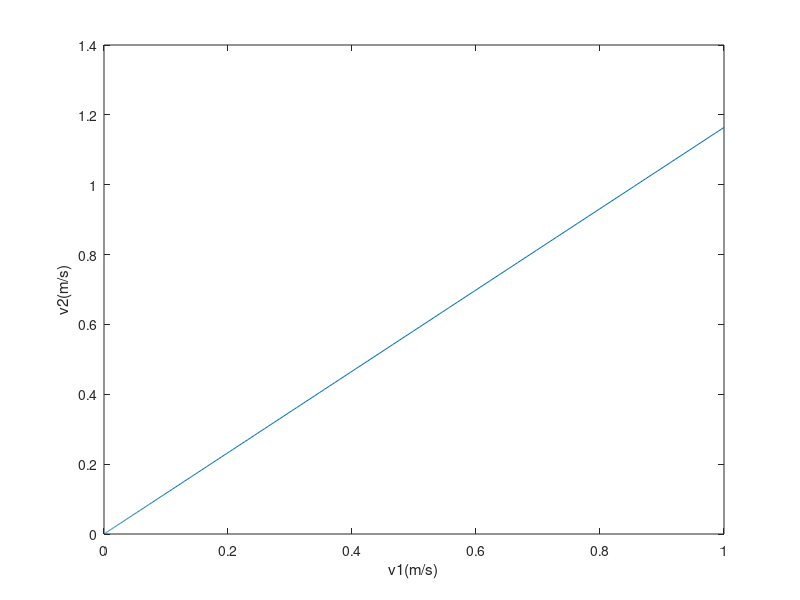

Write MATLAB code to recreate this figure.
clear;

%define constants, A matrix, and initial conditions
B=4; D=7; E=5; F=6; G=3; r=1; c=1;
A = 1/(r*c)*[-(B*D+D*E),D*E;E*F,-(E*F+F*G)];
v1(1) = 1;
v2(1) = 1.164;

%define tstep and t vector for Euler's
dt = 0.001;
t = 0:dt:1;

%Euler's method. v(i+1) = v(i) + A*v(i)*dt
for i = 2:length(t)
    v = [v1(i-1);v2(i-1)] + A*[v1(i-1);v2(i-1)]*dt;
    v1(i) = v(1);
    v2(i) = v(2);
end

%plot results against each other
plot(abs(v1),abs(v2));
xlabel('v1(m/s)');
ylabel('v2(m/s)');